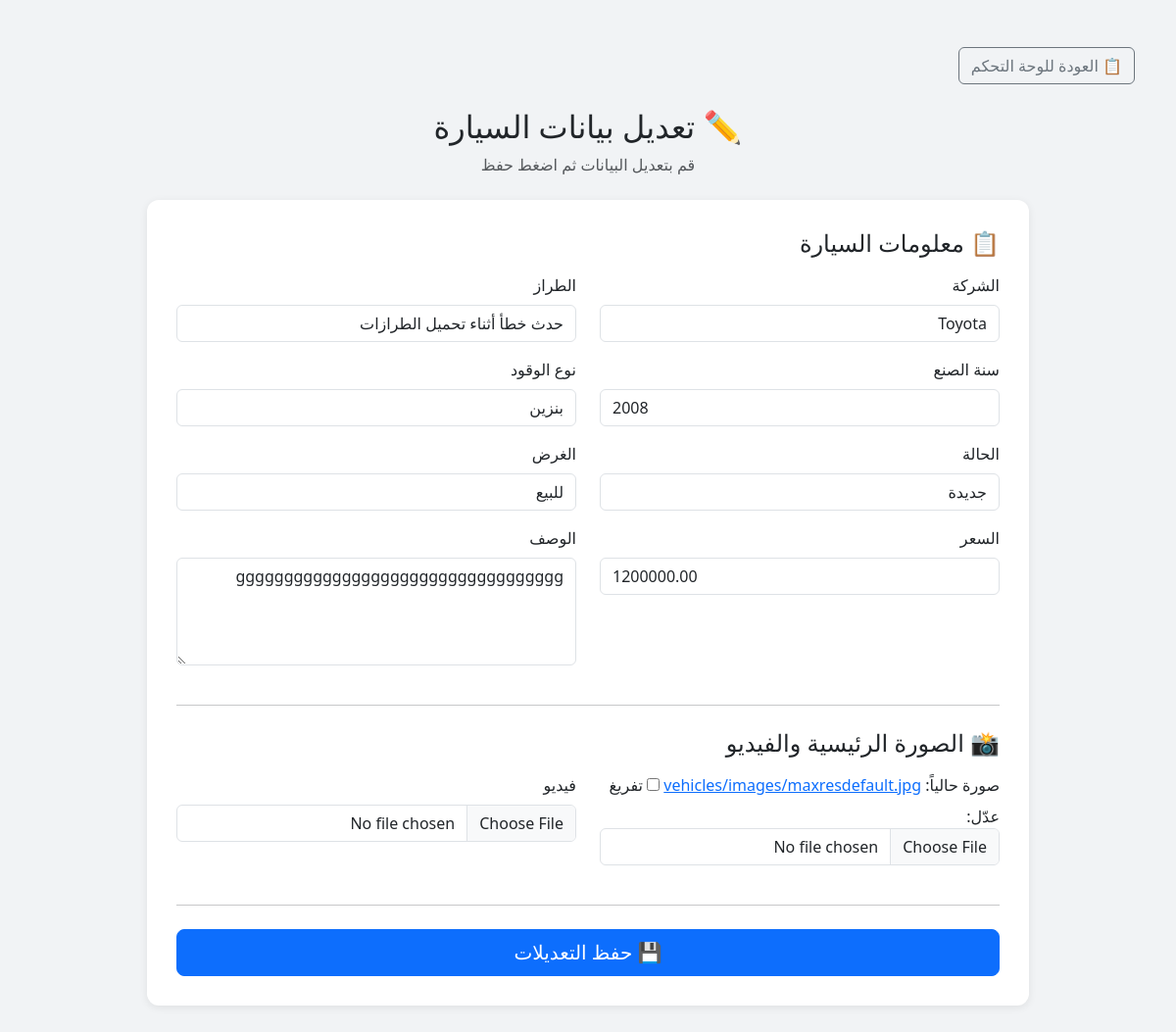
The page /vehicles/edit/2/ (signed in) on the database its author committed.
### vehicles/models.py (models this page shows, shortened)
class Vehicle(models.Model):
    FUEL_TYPES = [
        ('gasoline', 'بنزين'),
        ('diesel', 'ديزل'),
        ('hybrid', 'هايبرد'),
        ('electric', 'كهرباء'),
    ]
    CONDITION_CHOICES = [
        ('new', 'جديدة'),
        ('used', 'مستعملة'),
    ]
    PURPOSE_CHOICES = [
        ('sale', 'للبيع'),
        ('rent', 'للإيجار'),
    ]
    STATUS_CHOICES = [
        ('pending', 'قيد المراجعة'),
        ('approved', 'مقبولة'),
        ('rejected', 'مرفوضة'),
    ]
    PAYMENT_METHODS = [
        ('fixed', 'مبلغ ثابت'),
        ('commission', 'عمولة'),
    ]
    brand = models.ForeignKey(CarBrand, on_delete=models.CASCADE, verbose_name="الشركة")
    model = models.ForeignKey(CarModel, on_delete=models.CASCADE, verbose_name="الطراز")
    year = models.PositiveIntegerField(
        validators=[
            MinValueValidator(1980),
            MaxValueValidator(datetime.datetime.now().year + 1)
        ],
        verbose_name="سنة الصنع"
    )
    image = models.ImageField(upload_to='vehicles/images/', verbose_name="صورة", null=True, blank=True)
    video = models.FileField(upload_to='vehicles/videos/', verbose_name="فيديو", null=True, blank=True)
    description = models.TextField(verbose_name="الوصف", null=True, blank=True)
    fuel_type = models.CharField(max_length=10, choices=FUEL_TYPES, verbose_name="نوع الوقود")
    condition = models.CharField(max_length=10, choices=CONDITION_CHOICES, verbose_name="الحالة")
    purpose = models.CharField(max_length=10, choices=PURPOSE_CHOICES, verbose_name="الغرض")
    price = models.DecimalField(max_digits=10, decimal_places=2, verbose_name="السعر")
    owner = models.ForeignKey(CustomUser, on_delete=models.CASCADE)
    created_at = models.DateTimeField(auto_now_add=True)
    status = models.CharField(
        max_length=10,
        choices=STATUS_CHOICES,
        default='pending',
        verbose_name="حالة الطلب"
    )
    payment_method = models.CharField(
        max_length=20,
        choices=PAYMENT_METHODS,
        null=True,
        blank=True
    )

### vehicles/views.py (the view)
# urls.py: path('edit/<int:pk>/', edit_vehicle, name='edit_vehicle'),
@login_required
def edit_vehicle(request, pk):
    vehicle = get_object_or_404(Vehicle, pk=pk, owner=request.user)
    if request.method == 'POST':
        form = VehicleForm(request.POST, instance=vehicle)
        if form.is_valid():
            form.save()
            messages.success(request, "✅ تم تعديل السيارة بنجاح.")
            return redirect('dashboard')
    else:
        form = VehicleForm(instance=vehicle)
    return render(request, 'vehicles/edit_vehicle.html', {'form': form})

### vehicles/models.py (called while the page is built)
    def __str__(self):
        return self.name

    def __str__(self):
        return f"{self.brand.name} {self.name}"

### templates/vehicles/edit_vehicle.html (shortened to what this page needs)
{% load static %}
<!DOCTYPE html>
<html lang="ar" dir="rtl">
<head>
  <link href="https://cdn.jsdelivr.net/npm/bootstrap@5.3.3/dist/css/bootstrap.rtl.min.css" rel="stylesheet">
</head>
<body>
<div class="container my-5">
  <a href="{% url 'dashboard' %}" class="btn btn-outline-secondary mb-4">📋 العودة للوحة التحكم</a>
  <div class="text-center mb-4">
    <h2>✏️ تعديل بيانات السيارة</h2>
    <p class="text-muted">قم بتعديل البيانات ثم اضغط حفظ</p>
  </div>
  <div class="form-card">
    <form method="post" enctype="multipart/form-data">
      <h4 class="mb-3">📋 معلومات السيارة</h4>
      <div class="row">
        {% for field in form %}
          {% if field.name != 'image' and field.name != 'video' %}
            <div class="col-md-6 mb-3">
              <label for="{{ field.id_for_label }}" class="form-label">{{ field.label }}</label>
              {{ field }}
            </div>
          {% endif %}
        {% endfor %}
      </div>
      <hr class="my-4">
      <h4 class="mb-3">📸 الصورة الرئيسية والفيديو</h4>
      <div class="row">
        <div class="col-md-6 mb-3">
          <label for="{{ form.image.id_for_label }}" class="form-label">{{ form.image.label }}</label>
          {{ form.image }}
        </div>
        <div class="col-md-6 mb-3">
          <label for="{{ form.video.id_for_label }}" class="form-label">{{ form.video.label }}</label>
          {{ form.video }}
        </div>
      </div>
      <hr class="my-4">
      <div class="text-end">
        <button type="submit" class="btn btn-primary btn-lg w-100">💾 حفظ التعديلات</button>
      </div>
    </form>
  </div>
</div>
</body>
</html>

### templates/vehicles/edit_vehicle.html (style rules this page uses)
body { background-color: #f1f3f5; font-family: 'Segoe UI', Tahoma, Geneva, Verdana, sans-serif; }
.form-card { background: white; border-radius: 12px; padding: 30px; box-shadow: 0 2px 8px rgba(0,0,0,0.08); max-width: 900px; margin: auto; }
label { font-weight: 500; }

### rows shown on the page
Vehicle: form "Toyota" "حدث خطأ أثناء تحميل الطرازات" "2008" "بنزين" "جديدة" "للبيع" "1200000.00" "gggggggggggggggggggggggggggggggggg"

### other values the page prints
{{ field.label }} "الشركة" "الطراز" "سنة الصنع" "نوع الوقود" "الحالة" "الغرض" "السعر" "الوصف"
